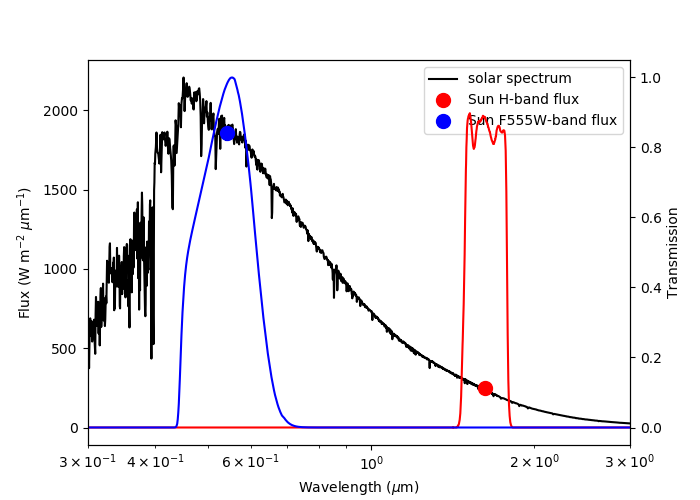

This chart was generated by the following Python code:
#!/usr/bin/env python

import numpy as np
import matplotlib.pyplot as plt
from nirc2_reduce import filt


filter_curve_h = filt.Filt('H') # H band, taken from nirc2_reduce/filter_passbands
filter_curve_wfpc2 = filt.Filt('wfpc2_f555w', isfsps = True) # HST filter, taken from FSPS
curve_list = [filter_curve_h, filter_curve_wfpc2]
labels = ['H', 'F555W']
colors = ['red', 'blue']


spec_in = np.loadtxt('/Users/emolter/Python/nirc2_reduce/filter_passbands/sun_spectrum.txt', comments = '#') # wl in nm, irradiance in W m-2 nm-1
# Erandi - note that since convloving with a transmission curve is basically just a weighted average, the brightness units don't matter!  This works the same for I/F, or SI units, or cgs, or whatever
wl, flux = spec_in.T[0], spec_in.T[1]
# nevertheless for readability we will convert to um from nm
wl*=1e-3
flux*=1e3

fig, ax = plt.subplots(1,1, figsize = (7,5))
ax.semilogx(wl, flux, color = 'k', label = 'solar spectrum')
ax2 = ax.twinx()
for i in range(2):
    curve = curve_list[i]
    
    ### HERE IS THE EXCITING PART
    # evaluate the transmission curve at the spectrum's native wavelengths
    trans = curve.eval(wl)
    ax2.semilogx(wl, trans, label = labels[i], color = colors[i])
    
    # weighted average to get flux in filter
    flux_in_filter = np.sum(trans*flux)/(np.sum(trans))
    
    # the module also contains the effective wavelength of the filter, i.e., what you would get by convolving the transmission curve with a flat spectrum
    ax.semilogx(curve.wl_eff, flux_in_filter, label = 'Sun %s-band flux'%(labels[i]), color = colors[i], marker = 'o', markersize = 10, linestyle = '')
    
    
    

ax.set_xlim([0.3, 3])    
ax.set_xlabel(r'Wavelength ($\mu$m)') 
ax.set_ylabel(r'Flux (W m$^{-2}$ $\mu$m$^{-1}$)') 
ax2.set_ylabel('Transmission')
ax.legend()

plt.savefig('filt_test.png', bbox = None)
plt.show()